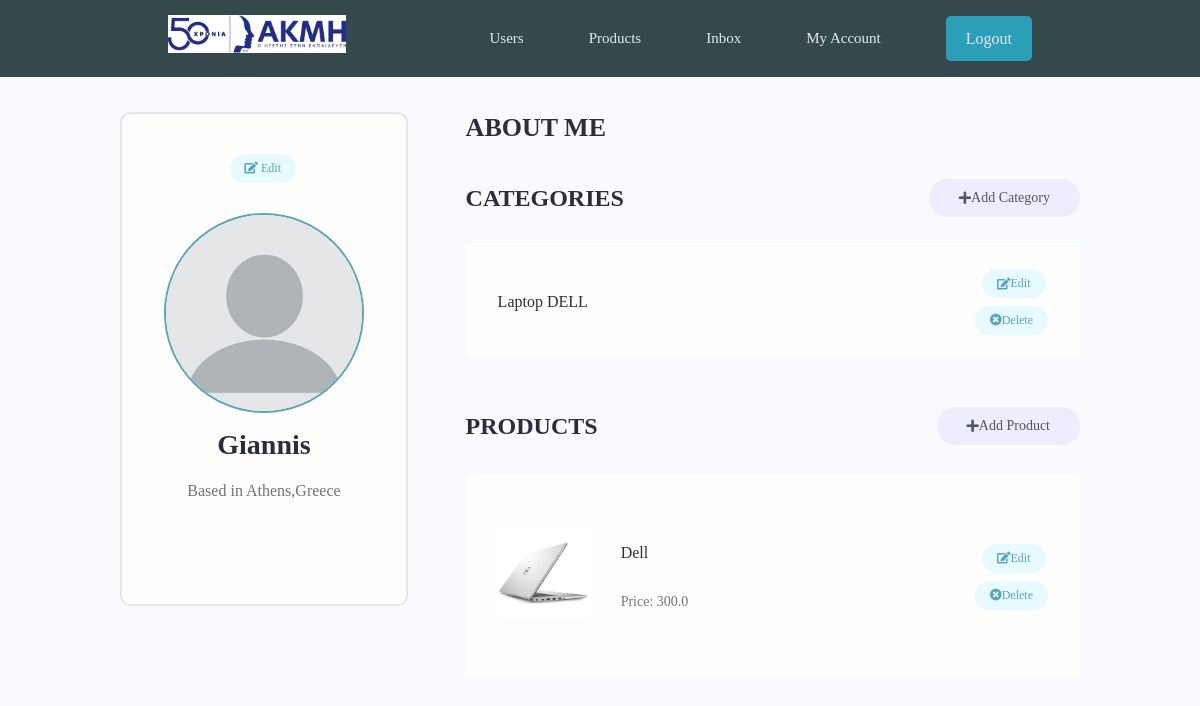
Screenshot of /account/ (signed in) with the database file from the repository.
### users/models.py (models this page shows, shortened)
class Profile(models.Model):
    user = models.OneToOneField(User, on_delete=models.CASCADE, null=True, blank=True)
    name = models.CharField(max_length=200, blank=True, null=True)
    email = models.EmailField(max_length=500, blank=True, null=True)
    username = models.CharField(max_length=200, blank=True, null=True)
    location = models.CharField(max_length=200, blank=True, null=True)
    short_intro = models.CharField(max_length=20, blank=True, null=True)
    bio = models.TextField(blank=True, null=True)
    prof_image = models.ImageField(null=True, blank=True, upload_to = 'profiles/', default="profiles/user_default.jpg")
    social_insta = models.CharField(max_length=100, blank=True, null=True)
    social_fb = models.CharField(max_length=100, blank=True, null=True)
    created = models.DateTimeField(auto_now_add=True)
    id = models.UUIDField(default=uuid.uuid4, unique=True, primary_key=True, editable=False)
    class Meta:
        ordering = ['-created']
    @property
    def imageURL(self):
        try:
            url = self.prof_image.url
        except:
            url = ''
        return url

class Category(models.Model):
      owner = models.ForeignKey(Profile, on_delete = models.CASCADE, null=True, blank=True)
      name = models.CharField(max_length=200, blank=True, null=True)
      description = models.TextField(null=True, blank=True)
      created = models.DateTimeField(auto_now_add=True)
      id = models.UUIDField(default=uuid.uuid4, unique=True, primary_key=True, editable=False)
      class Meta:
          verbose_name_plural='Categories'

### projects/models.py (models this page shows, shortened)
class Product(models.Model):
    owner = models.ForeignKey(Profile, null=True, blank=True, on_delete=models.CASCADE)
    title = models.CharField(max_length=200)
    description = models.TextField(null=True, blank=True)
    featured_image = models.ImageField(null=True, blank=True, default="default.png")
    price = models.FloatField(null=True, blank=False)
    tags = models.ManyToManyField('Tag', blank=True)
    vote_total = models.IntegerField(default=0, null=True, blank=True)
    vote_ratio = models.IntegerField(default=0, null=True, blank=True)
    created = models.DateTimeField(auto_now_add=True)
    id = models.UUIDField(default=uuid.uuid4, unique=True, primary_key=True, editable=False)
    class Meta:
        ordering = ["-vote_ratio", "-vote_total", "title"]
    @property
    def imageURL(self):
        try:
            url = self.featured_image.url
        except:
            url = ''
        return url

### users/views.py (the view)
# urls.py: path('account/', views.userAccount, name='account'),
@login_required(login_url='login')
def userAccount(request):
    profile = request.user.profile
    categories = profile.category_set.all()
    products = profile.product_set.all()
    context = {'profile':profile, 'categories':categories, 'products':products}
    return render(request, 'users/account.html', context)

### users/templates/users/account.html (shortened to what this page needs)
{% extends 'main.html' %}
{% load fontawesome_5 %}
{% block content %}
<main class="settingsPage profile my-md">
  <div class="container">
    <div class="layout">
      <div class="column column--1of3">
        <div class="card text-center">
          <div class="card__body dev">
            <a class="tag tag--pill tag--main settings__btn" href="{% url 'edit-account' %}"><i class="fas fa-edit"></i>
              Edit</a>
            <img class="avatar avatar--xl dev__avatar" src="{{profile.imageURL}}" />
            <h2 class="dev__name">{{profile.name}}</h2>
            <p class="dev__location">Based in {{profile.location}}</p>
          </div>
        </div>
      </div>
      <div class="column column--2of3">
        <div class="devInfo">
          <h3 class="devInfo__title">About Me</h3>
        </div>
        <div class="settings">
          <h3 class="settings__title">Categories</h3>
          <a class="tag tag--pill tag--sub settings__btn tag--lg" href="{% url 'create-category' %}"><i
              class="fas fa-plus"></i> Add Category</a>
        </div>
        <table class="settings__table">
          {% for category in categories %}
          <tr>
            <td class="settings__tableInfo">
              <h4>{{category.name}}</h4>
            </td>
            <td class="settings__tableActions">
              <a class="tag tag--pill tag--main settings__btn" href="{% url 'update-category' category.id %}"><i
                  class="fas fa-edit"></i> Edit</a>
              <a class="tag tag--pill tag--main settings__btn" href="{% url 'delete-category' category.id %}"><i class="fas fa-times-circle"></i>
                Delete</a>
            </td>
          </tr>
          {% endfor %}
        </table>
        <div class="settings">
          <h3 class="settings__title">Products</h3>
          <a class="tag tag--pill tag--sub settings__btn tag--lg" href="{% url 'create-product' %}"><i
              class="fas fa-plus"></i> Add Product</a>
        </div>
        <table class="settings__table">
          {% for product in products %}
          <tr>
            <td class="settings__thumbnail">
              <a href="{% url 'product' product.id %}"><img src="{{product.imageURL}}" alt="Product Thumbnail" /></a>
            </td>
            <td class="settings__tableInfo">
              <a href="{% url 'product' product.id %}">{{product.title}}</a>
              <br>
              <p class="product__price">Price: {{ product.price }}</p>
            </td>
            <td class="settings__tableActions">
              <a class="tag tag--pill tag--main settings__btn" href="{% url 'update-product' product.id %}"><i
                  class="fas fa-edit"></i> Edit</a>
              <a class="tag tag--pill tag--main settings__btn"
                href="{% url 'delete-product'  product.id %}"><i class="fas fa-times-circle"></i>
                Delete</a>
            </td>
          </tr>
          {% endfor %}
        </table>
      </div>
    </div>
  </div>
</main>
{% endblock %}

### static/styles/app.css (style rules this page uses)
:root { --color-sub: #2d2d39; }
.card { border: 2px solid var(--color-light); }
img { width: 100%; }
.profile .card > .dev { padding: 4rem; }
.dev__avatar { display: block; margin: auto; }
.dev__name { color: var(--color-sub); font-size: 2.8rem; font-weight: 700; margin-top: 1rem; margin-bottom: 0.5rem; }
.dev__location { margin-top: 1rem; }
.devInfo { margin-bottom: 3rem; }
.devInfo__title, .devInfo__subtitle { font-size: 2.6rem; color: var(--color-sub); text-transform: uppercase; font-weight: 700; margin-bottom: 1.5rem; }
.settingsPage .dev > .settings__btn { display: inline-block; margin-bottom: 3rem; }
.settings { display: flex; justify-content: space-between; align-items: center; }
.settings__title { font-size: 2.4rem; text-transform: uppercase; font-weight: 700; color: var(--color-sub); }
.settings__table { margin-top: 3rem; margin-bottom: 5rem; padding: 0 3rem; background: var(--color-white); }
.settings__table tr { width: 100%; }
.settings__table tr > td { padding: 2rem 0; }
.settings__thumbnail { width: 23%; min-width: 10rem; }
.settings__thumbnail img { padding-right: 3rem; height: 15rem; object-fit: contain; }
.settings__tableInfo { width: 100%; }
.settings__tableInfo h4, .settings__tableInfo a { padding-right: 1rem; width: auto; font-size: 1.6rem; font-weight: 500; color: var(--color-sub); }
.settings__tableInfo p { font-size: 1.4rem; }
.settings__tableActions { text-align: right; }

### static/uikit/styles/modules/_variables.css (style rules this page uses)
:root { --color-main: #5aa5b9; --color-main-light: #e6faff; --color-sub: #3f4156; --color-sub-light: #51546e; --color-sub-lighter: #ededfd; --color-text: #737373; --color-gray: #8b8b8b; --color-light: #e5e7eb; --color-light-gray: #767676; --color-bg: #f8fafd; --color-white: #fffefd; --color-white-light: #f3f3f3; --color-success: #359e64; --color-success-bg: #def8e8; --color-error: #fc4b0b; --color-error-bg: #fff2ee; --font-monospace: 'Fira Code', 'Courier New', courier, monospace; --font-regular: 300; --font-medium: 500; --font-bold: 700; --generic-shadow: 1px 1px 5px #00000010; --generic-transition: all 0.3s ease-in-out; }

### static/uikit/styles/modules/_base.css (style rules this page uses)
* { margin: 0; padding: 0; box-sizing: border-box; text-rendering: optimizeLegibility; color: inherit; font-size: inherit; }
html { font-size: 50%; }
@media only screen and (min-width: 480px) { html { font-size: 56.25%; } }
@media only screen and (min-width: 1200px) { html { font-size: 62.5%; } }
body { line-height: 1.6; font-weight: 400; font-size: 1.5rem; color: var(--color-text); background-color: var(--color-bg); min-height: 100vh; }

### static/uikit/styles/modules/_typography.css (style rules this page uses)
* { font-family: var(--font-base); }
h2 { font-size: 3.6rem; font-weight: var(--font-bold); }
h3 { font-size: 3.2rem; font-weight: var(--font-medium); }
h4 { font-size: 2.8rem; font-weight: var(--font-medium); }
p, span, strong { font-size: 1.6rem; color: var(--color-text); font-weight: var(--font-regular); }
a { padding-bottom: 2px; text-decoration: none; display: inline-block; color: var(--color-main); font-weight: var(--font-medium); }

### static/uikit/styles/modules/_utilities.css (style rules this page uses)
.container { width: 92%; max-width: 165rem; margin: 0 auto; box-sizing: border-box; }
@media screen and (min-width: 1000px) { .container { width: 90%; } }
@media screen and (min-width: 1200px) { .container { width: 80%; } }
.text-center { text-align: center; }
.my-md { margin: 3rem auto; }

### static/uikit/styles/modules/_avatar.css (style rules this page uses)
.avatar { border-radius: 50%; border: 2px solid var(--color-main); object-fit: cover; }
.avatar--xl { height: 20rem; width: 20rem; }

### static/uikit/styles/modules/_card.css (style rules this page uses)
.card { border-radius: 1rem; background-color: var(--color-white); border: 1.5px solid var(--color-light); width: auto; height: auto; margin-top: 0.5rem; margin-bottom: 0.5rem; overflow: hidden; }
.card__body, .card__header { padding: 2rem 2.5rem; }

### static/uikit/styles/modules/_tag.css (style rules this page uses)
.tag { display: inline-flex; align-items: center; background-color: var(--color-sub); height: -webkit-fit-content; height: -moz-fit-content; height: fit-content; width: -webkit-fit-content; width: -moz-fit-content; width: fit-content; border-radius: 0.5rem; padding: 0.5rem 1.5rem; font-size: 1.2rem; cursor: pointer; }
.tag:not(:last-child) { margin-right: 0.25rem; margin-bottom: 0.75rem; }
.tag--pill { border-radius: 5rem; }
.tag--main, .tag--main > small { background: var(--color-main-light); color: var(--color-main); font-weight: 500; }
.tag--sub, .tag--sub > small { background: var(--color-sub-lighter); color: var(--color-sub-light); font-weight: 500; }
.tag--lg { padding: 0.8rem 3rem; font-size: 1.4rem; }

### rows the page displays
Profile: imageURL (placeholder picture), name "Giannis", location "Athens,Greece"
Category: name "Laptop DELL"
Product: imageURL (picture), title "Dell", price "300.0"
